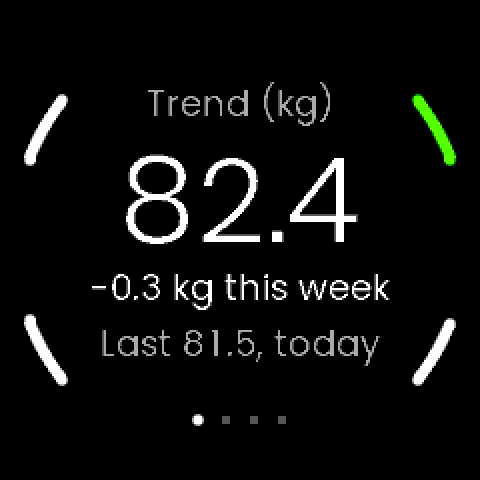
#> input picture x-weighin/Resources/previews/1-home.png, 480 x 480 px; its folder holds only this picture in this run
$ python store_images.py ../../Resources/previews/1-home.png ../../Resources/previews/3-recent.png
#> lines starting #> are read from the running program, lines starting #| are printed output that depends on the picture
#!/usr/bin/env python3
"""Store images for X Weigh-in's two listings: previews, watch mock-ups and
marketing cards, one set per listing.

Everything on a watch screen is real, never redrawn by hand:
  - the app's screens are the simulator captures in Resources/previews/
    (docs/experiments/capture_screens.sh);
  - the glance is drawn from the real layout code's output
    (Tests/Host/tools/glance_preview), as glance_preview.py does, because the
    simulator cannot run glances.
The watch is UNA's own render from the SDK's Figma UI Resource Pack, read
from $UNA_SDK. Only the backgrounds and the headlines are drawn here.

    UNA_SDK=... store_images.py <glance_preview binary> <out-dir>

writes:
    <out-dir>/app/previews/    the five 480x480 screens (as uploaded)
    <out-dir>/app/mockups/     1080x1080, each screen on the watch
    <out-dir>/app/marketing/   1080x1080 feature cards and a 1920x1080 banner
    <out-dir>/glance/...       the same three for the glance
"""
import io
import os
import shutil
import subprocess
import sys
import zipfile

from PIL import Image, ImageDraw, ImageFilter, ImageFont

HERE = os.path.dirname(os.path.abspath(__file__))
REPO = os.path.abspath(os.path.join(HERE, "..", ".."))
FONTS = os.path.join(os.environ.get("UNA_SDK", ""), "Docs/Tutorials/Buttons/Software/Apps/TouchGFX-GUI/assets/fonts")

# The app's own palette (SDK/GUI/Color.hpp): LIME 80C000 is its accent.
LIME = (0x80, 0xC0, 0x00)
WHITE = (255, 255, 255)
GREY = (150, 156, 160)
BG = (14, 16, 18)
BG2 = (28, 32, 36)


# [5 lines left out: function font, not called in this run]


# -- The watch --------------------------------------------------------------

# UNA's own watch renders, from the SDK's Figma UI Resource Pack
# (una-sdk Docs/Templates/Figma-UI-Kit/UNA-Watch-UI-Resource-Pack.fig, a zip;
# Docs/figma-ui-kit.rst). Each is 2000x2000 with the screen left transparent:
# a 734 px circle centred at (999.5, 1010.5), measured from the alpha channel.
# Read from $UNA_SDK at run time, not copied into this repository.
FIG = os.path.join(os.environ.get("UNA_SDK", ""), "Docs/Templates/Figma-UI-Kit/UNA-Watch-UI-Resource-Pack.fig")
RENDERS = {"black": "images/7fcc1a77ec68190d68598271ef7001237214c36d",
           "teal": "images/4ae4be5e2931ad615f699b142316f5a8f66563f5",
           "white": "images/8a9fead257a6c70ffc99d9fe6f3c0ba3fc144d36"}
HOLE_CX, HOLE_CY, HOLE_D = 999.5, 1010.5, 734
CROP = (418, 201, 1583, 1797)   # the watch's own extent, plus a 10 px margin
_renders = {}


def render(colour):
    if colour not in _renders:
        if not os.path.isfile(FIG):
            sys.exit("The SDK's Figma pack is not at %s: set UNA_SDK" % FIG)
        with zipfile.ZipFile(FIG) as z, z.open(RENDERS[colour]) as f:
            _renders[colour] = Image.open(io.BytesIO(f.read())).convert("RGBA")
    return _renders[colour]


def watch(screen, height=1000, colour="black"):
    """UNA's watch render, @p height px tall, with the 240x240 @2x @p screen in
    its screen opening."""
    w = render(colour)
    base = Image.new("RGBA", w.size, (0, 0, 0, 0))
    # The screen slightly larger than the opening, so no gap shows at its edge.
    d = HOLE_D + 6
    scr = screen.convert("RGB").resize((d, d), Image.LANCZOS)
    mask = Image.new("L", (d, d), 0)
    ImageDraw.Draw(mask).ellipse([0, 0, d - 1, d - 1], fill=255)
    base.paste(scr, (int(HOLE_CX - d / 2 + 0.5), int(HOLE_CY - d / 2 + 0.5)), mask)
    base.alpha_composite(w)
    base = base.crop(CROP)
    scale = height / base.height
    return base.resize((int(base.width * scale), height), Image.LANCZOS)


# [9 lines left out: function shadowed, not called in this run]


def background(w, h):
    img = Image.new("RGB", (w, h), BG)
    d = ImageDraw.Draw(img)
    # A soft vertical gradient and a lime glow behind the watch.
    for y in range(h):
        t = y / max(1, h - 1)
        d.line([(0, y), (w, y)], fill=tuple(int(BG[i] + (BG2[i] - BG[i]) * t) for i in range(3)))
    glow = Image.new("RGBA", (w, h), (0, 0, 0, 0))
    r = min(w, h) // 3
    ImageDraw.Draw(glow).ellipse([w // 2 - r, h // 2 - r + 80, w // 2 + r, h // 2 + r + 80], fill=LIME + (40,))
    glow = glow.filter(ImageFilter.GaussianBlur(120))
    img = img.convert("RGBA")
    img.alpha_composite(glow)
    return img


# [54 lines left out: functions wrap, card, banner, not called in this run]


# -- The glance's screens -----------------------------------------------------

COLOURS = {0x3F: (255, 255, 255), 0x2A: (170, 170, 170), 0x15: (85, 85, 85), 0x00: (0, 0, 0),
           0x0C: (0, 255, 0)}
SIZES = {0: (18, "Regular"), 2: (18, "Medium"), 5: (20, "SemiBold"), 6: (25, "SemiBold")}
BAND = 172
LIST_LINE = (70, 90, 255)


# [37 lines left out: function glance_screens, not called in this run]


# -- Main -----------------------------------------------------------------------

def main():
    if len(sys.argv) != 3:
        sys.exit(__doc__)
    binary, out = sys.argv[1], sys.argv[2]
    res = os.path.join(REPO, "Resources")

    # The app.
    app = os.path.join(out, "app")
    for sub in ("previews", "mockups", "marketing"):
        os.makedirs(os.path.join(app, sub), exist_ok=True)
    names = ["1-home", "2-graph", "3-recent", "4-weigh-in", "5-saved"]
    shots = {}
    for n in names:
        src = os.path.join(res, "previews", n + ".png")
        shutil.copy(src, os.path.join(app, "previews", n + ".png"))
        shots[n] = Image.open(src)
        m = background(1080, 1080)
#> in background, `glow = Image.new("RGBA", (w, h), (0, 0, 0, 0))`: glow: PIL image 1080x1080 RGBA; every value is 0
#> in background, `ImageDraw.Draw(glow).ellipse([w // 2 - r, h // 2 - r + 80, w // 2 + r,..`:
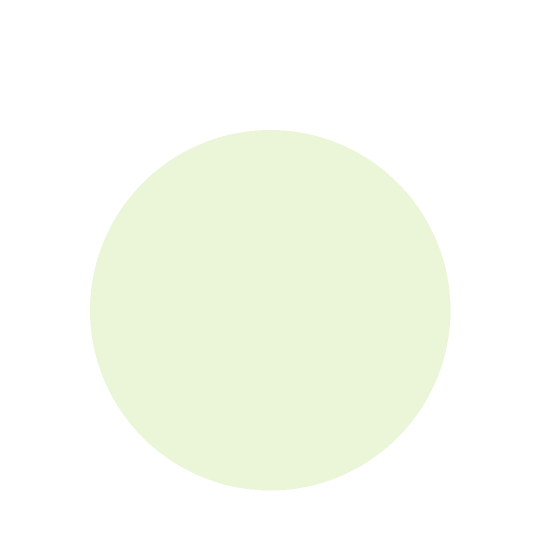
#> glow: PIL image 1080x1080 RGBA (shown at 1/2 size); mean R, G, B, A 44.8, 67.2, 0, 14; transparent parts drawn white
#> in background, `glow = glow.filter(ImageFilter.GaussianBlur(120))`:
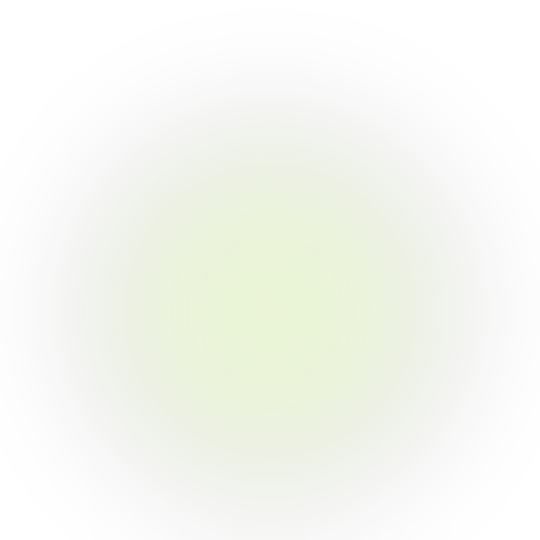
#> glow: PIL image 1080x1080 RGBA (shown at 1/2 size); mean R, G, B, A 44.2, 66.4, 0, 13.8; transparent parts drawn white
#> in background, `img = img.convert("RGBA")`:
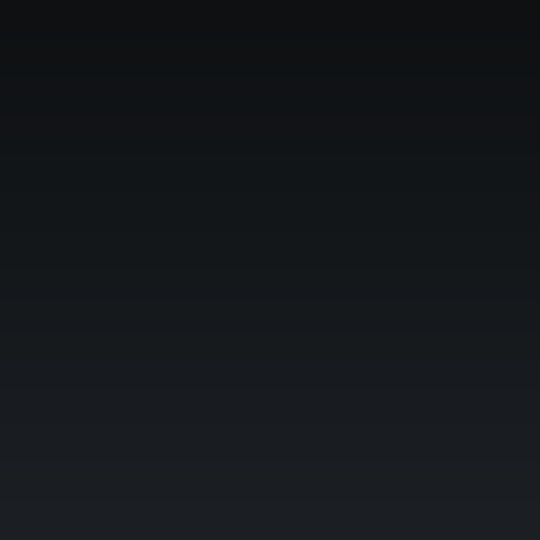
#> img: PIL image 1080x1080 RGBA (shown at 1/2 size); mean R, G, B, A 20.5, 23.5, 26.5, 255
#> in background, `img.alpha_composite(glow)`:
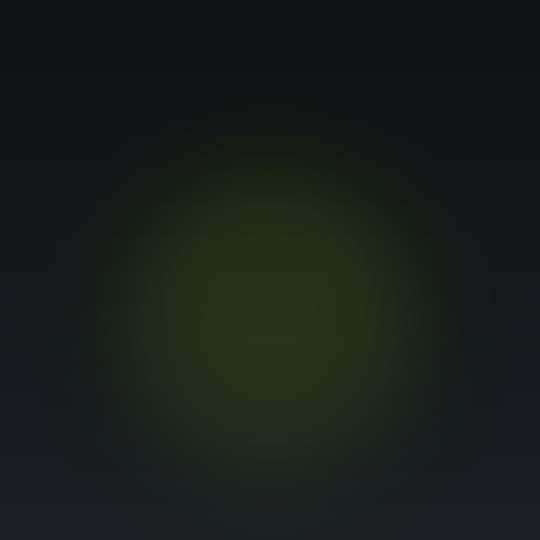
#> img: PIL image 1080x1080 RGBA (shown at 1/2 size); mean R, G, B, A 23.8, 28.9, 25, 255
        wt = shadowed(watch(shots[n], height=1000))
        m.alpha_composite(wt, ((1080 - wt.width) // 2, (1080 - wt.height) // 2))
        m.convert("RGB").save(os.path.join(app, "mockups", n + ".png"))
        print("wrote", os.path.relpath(os.path.join(app, "mockups", n + ".png"), REPO))
    mk = os.path.join(app, "marketing")
    brand = "X Weigh-in"
    card(shots["1-home"], "See where your weight is heading",
         "A smoothed trend rides over the day-to-day swings, with the change over the last week.",
         brand, os.path.join(mk, "1-trend.png"))
    card(shots["4-weigh-in"], "Weigh in from your wrist",
         "In kg, in 0.1 kg steps, starting from your last weigh-in. Hold UP or DOWN to move quickly.",
         brand, os.path.join(mk, "2-weigh-in.png"))
    card(shots["2-graph"], "30 days at a glance",
         "The trend line and every weigh-in, with your last five days a page away.",
         brand, os.path.join(mk, "3-graph.png"))
    card(shots["5-saved"], "Your weigh-ins stay on your watch",
         "Nothing is sent to your phone or recorded as an activity. A tracker, not a medical device.",
         brand, os.path.join(mk, "4-private.png"))
    banner([shots["1-home"], shots["2-graph"], shots["4-weigh-in"]], "Your weight trend, on your wrist",
           "Weigh in, see the trend, track the week.", brand, os.path.join(mk, "banner.png"))

    # The glance.
    gl = os.path.join(out, "glance")
    for sub in ("previews", "mockups", "marketing"):
        os.makedirs(os.path.join(gl, sub), exist_ok=True)
    gres = os.path.join(res, "Glance", "previews")
    for f in sorted(os.listdir(gres)):
        shutil.copy(os.path.join(gres, f), os.path.join(gl, "previews", f))
    screens = glance_screens(binary)
    pick = [("1-six-weeks", "Six weeks, weighed in today"), ("2-days-off", "Back after five days off"),
            ("3-first-days", "The first three days")]
    for fname, pname in pick:
        m = background(1080, 1080)
        wt = shadowed(watch(screens[pname], height=1000))
        m.alpha_composite(wt, ((1080 - wt.width) // 2, (1080 - wt.height) // 2))
        m.convert("RGB").save(os.path.join(gl, "mockups", fname + ".png"))
        print("wrote", os.path.relpath(os.path.join(gl, "mockups", fname + ".png"), REPO))
    mk = os.path.join(gl, "marketing")
    brand = "X Weigh-in Glance"
    card(screens[pick[0][1]], "Your trend, without opening an app",
         "Your trend weight and the change over the last week, right on the glances screen.",
         brand, os.path.join(mk, "1-trend.png"))
    card(screens[pick[1][1]], "Two weeks of weigh-ins as bars",
         "One bar for each day you weighed in, so a few days off show up at once.",
         brand, os.path.join(mk, "2-bars.png"))
    card(screens[pick[2][1]], "Works with X Weigh-in",
         "Weigh in with the X Weigh-in app; the glance shows what it has logged.",
         brand, os.path.join(mk, "3-needs-app.png"))
    banner([screens[pick[0][1]], screens[pick[1][1]], screens[pick[2][1]]], "Your weight trend at a glance",
           "Needs the X Weigh-in app.", brand, os.path.join(mk, "banner.png"))


if __name__ == "__main__":
#> (the run stopped early here; a loop or call above may not have finished)
